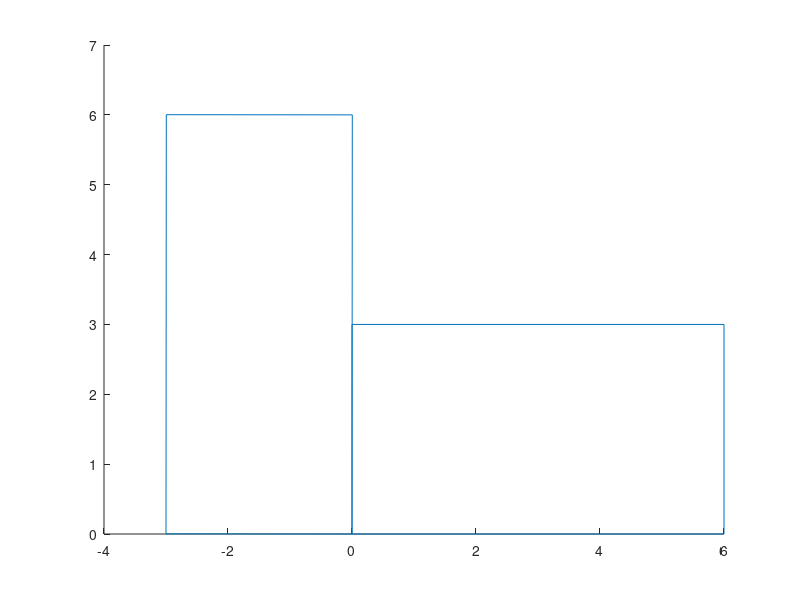

This chart was generated by the following MATLAB code:
close all
line([-1 1],[0 0],[0 0],'color',[1 0 0],'linewidth',2.5);   %establece el Eje x rojo
line([0 0],[-1 1],[0 0],'color',[0 1 0],'linewidth',2.5);   %establece el Eje y verde

p1=[0 0];
p2=[6 0];
p3=[6 3];
p4=[0 3];

angle_rad= deg2rad(90);

for t=0:0.01:angle_rad
    clf
line([p1(1) p2(1)],[p1(2) p2(2)],[0 0]);
line([p2(1) p3(1)],[p2(2) p3(2)],[0 0]);
line([p3(1) p4(1)],[p3(2) p4(2)],[0 0]);
line([p4(1) p1(1)],[p4(2) p1(2)],[0 0]);



Rz= [cos(t) -sin(t); sin(t) cos(t)];

p1r=Rz*p1';
p2r=Rz*p2';
p3r=Rz*p3';
p4r=Rz*p4';

line([p1r(1) p2r(1)],[p1r(2) p2r(2)],[0 0]);
line([p2r(1) p3r(1)],[p2r(2) p3r(2)],[0 0]);
line([p3r(1) p4r(1)],[p3r(2) p4r(2)],[0 0]);
line([p4r(1) p1r(1)],[p4r(2) p1r(2)],[0 0]);

pause(0.01)

end